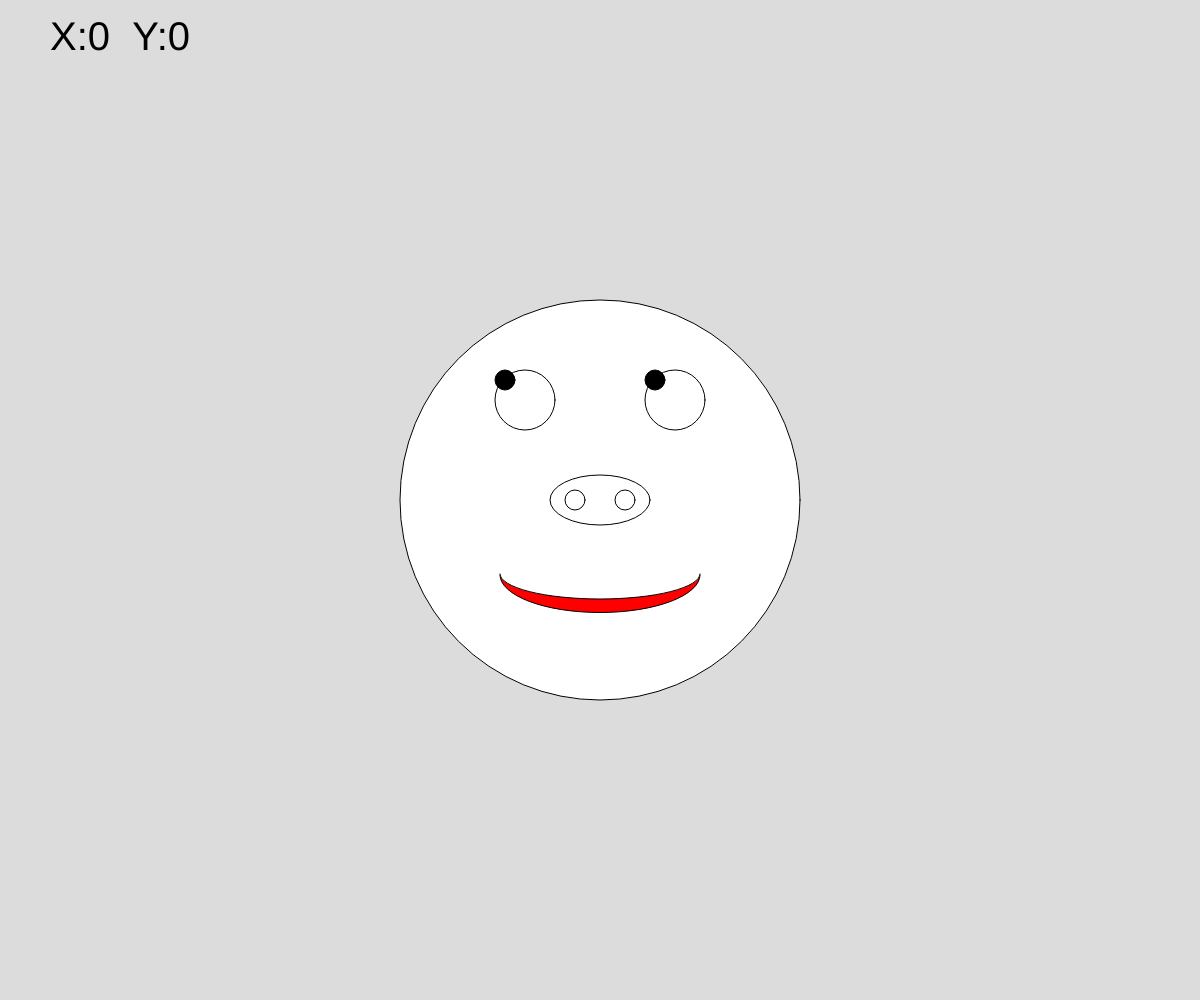
Frame 1 (no input)
Frame 60 (no input): identical to frame 1, image omitted
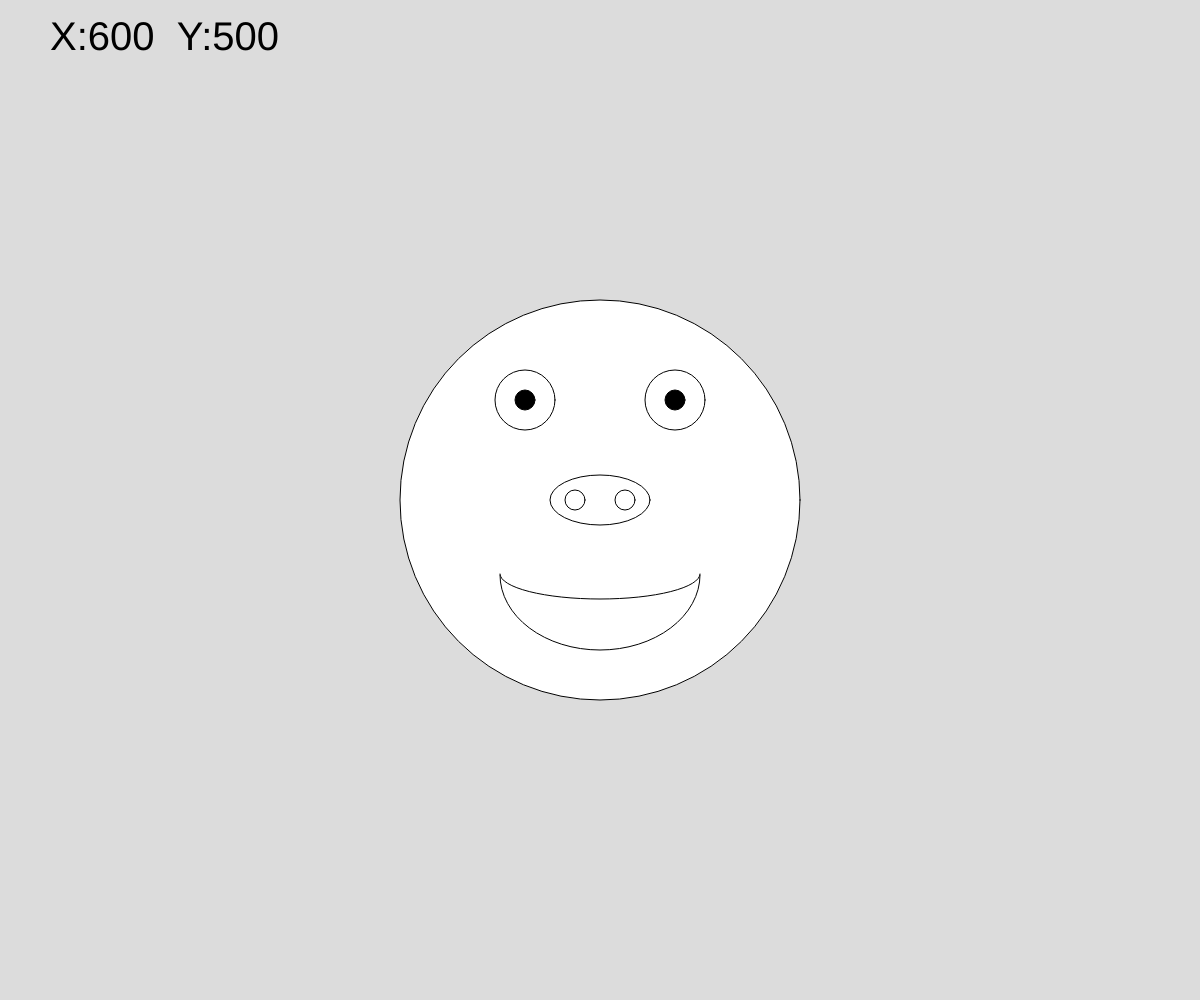
Frame 120 (the mouse pressed at the canvas centre since frame 60)

The p5.js sketch that drew these frames (run headless with seeded random() and noise() and a simulated clock; from frame 60 on, the mouse is pressed at the canvas centre):

// p5.js sketch
// ── sketch.js
function setup() {
  createCanvas(windowWidth, windowHeight);
}

function draw() {
  background(220);
  textSize(40)
  text("X:"+mouseX+"  Y:"+mouseY,50,50)
push()
  translate(width/2,height/2)
  ellipse(0,0,400)
  ellipse(0,0,100,50)
  ellipse(-25,0,20) //左鼻孔
  ellipse(25,0,20) //右鼻孔

  ellipse(-75,-100,60)
  ellipse(75,-100,60)
 
  fill(0)
  ellipse(-75+map(mouseX,0,width,-20,20),-100+map(mouseY,0,height,-20,20),20)
  ellipse(75+map(mouseX,0,width,-20,20),-100+map(mouseY,0,height,-20,20),20)
  if(mouseIsPressed)
  {
    fill(255)
    arc(0,75,200,150,0,PI)

}
else
{
  fill(255,0,0)
  arc(0,75,200,75,0,PI)
}
  fill(255)
   arc(0,74,200,50,0,PI)
pop()
 

}
